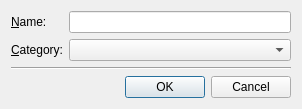
<ui version="4.0" >
 <comment>*********************************************************************
**
** Copyright (C) 2012 Digia Plc and/or its subsidiary(-ies).
** Contact: http://www.qt-project.org/legal
**
** This file is part of the Qt Designer of the Qt Toolkit.
**
** $QT_BEGIN_LICENSE:LGPL$
** Commercial License Usage
** Licensees holding valid commercial Qt licenses may use this file in
** accordance with the commercial license agreement provided with the
** Software or, alternatively, in accordance with the terms contained in
** a written agreement between you and Digia.  For licensing terms and
** conditions see http://qt.digia.com/licensing.  For further information
** use the contact form at http://qt.digia.com/contact-us.
**
** GNU Lesser General Public License Usage
** Alternatively, this file may be used under the terms of the GNU Lesser
** General Public License version 2.1 as published by the Free Software
** Foundation and appearing in the file LICENSE.LGPL included in the
** packaging of this file.  Please review the following information to
** ensure the GNU Lesser General Public License version 2.1 requirements
** will be met: http://www.gnu.org/licenses/old-licenses/lgpl-2.1.html.
**
** In addition, as a special exception, Digia gives you certain additional
** rights.  These rights are described in the Digia Qt LGPL Exception
** version 1.1, included in the file LGPL_EXCEPTION.txt in this package.
**
** GNU General Public License Usage
** Alternatively, this file may be used under the terms of the GNU
** General Public License version 3.0 as published by the Free Software
** Foundation and appearing in the file LICENSE.GPL included in the
** packaging of this file.  Please review the following information to
** ensure the GNU General Public License version 3.0 requirements will be
** met: http://www.gnu.org/copyleft/gpl.html.
**
**
** $QT_END_LICENSE$
**
*********************************************************************</comment>
 <class>SaveFormAsTemplate</class>
 <widget class="QDialog" name="SaveFormAsTemplate" >
  <property name="windowTitle" >
   <string>Save Form As Template</string>
  </property>
  <layout class="QVBoxLayout" >
   <item>
    <layout class="QFormLayout" >
     <item row="0" column="0" >
      <widget class="QLabel" name="label" >
       <property name="frameShape" >
        <enum>QFrame::NoFrame</enum>
       </property>
       <property name="frameShadow" >
        <enum>QFrame::Plain</enum>
       </property>
       <property name="text" >
        <string>&amp;Name:</string>
       </property>
       <property name="textFormat" >
        <enum>Qt::AutoText</enum>
       </property>
       <property name="buddy" >
        <cstring>templateNameEdit</cstring>
       </property>
      </widget>
     </item>
     <item row="0" column="1" >
      <widget class="QLineEdit" name="templateNameEdit" >
       <property name="minimumSize" >
        <size>
         <width>222</width>
         <height>0</height>
        </size>
       </property>
       <property name="text" >
        <string/>
       </property>
       <property name="echoMode" >
        <enum>QLineEdit::Normal</enum>
       </property>
      </widget>
     </item>
     <item row="1" column="0" >
      <widget class="QLabel" name="label_2" >
       <property name="frameShape" >
        <enum>QFrame::NoFrame</enum>
       </property>
       <property name="frameShadow" >
        <enum>QFrame::Plain</enum>
       </property>
       <property name="text" >
        <string>&amp;Category:</string>
       </property>
       <property name="textFormat" >
        <enum>Qt::AutoText</enum>
       </property>
       <property name="buddy" >
        <cstring>categoryCombo</cstring>
       </property>
      </widget>
     </item>
     <item row="1" column="1" >
      <widget class="QComboBox" name="categoryCombo" />
     </item>
    </layout>
   </item>
   <item>
    <widget class="QFrame" name="horizontalLine" >
     <property name="frameShape" >
      <enum>QFrame::HLine</enum>
     </property>
     <property name="frameShadow" >
      <enum>QFrame::Sunken</enum>
     </property>
    </widget>
   </item>
   <item>
    <widget class="QDialogButtonBox" name="buttonBox" >
     <property name="orientation" >
      <enum>Qt::Horizontal</enum>
     </property>
     <property name="standardButtons" >
      <set>QDialogButtonBox::Cancel|QDialogButtonBox::Ok</set>
     </property>
    </widget>
   </item>
  </layout>
 </widget>
 <resources/>
 <connections>
  <connection>
   <sender>buttonBox</sender>
   <signal>accepted()</signal>
   <receiver>SaveFormAsTemplate</receiver>
   <slot>accept()</slot>
   <hints>
    <hint type="sourcelabel" >
     <x>256</x>
     <y>124</y>
    </hint>
    <hint type="destinationlabel" >
     <x>113</x>
     <y>143</y>
    </hint>
   </hints>
  </connection>
  <connection>
   <sender>buttonBox</sender>
   <signal>rejected()</signal>
   <receiver>SaveFormAsTemplate</receiver>
   <slot>reject()</slot>
   <hints>
    <hint type="sourcelabel" >
     <x>332</x>
     <y>127</y>
    </hint>
    <hint type="destinationlabel" >
     <x>372</x>
     <y>147</y>
    </hint>
   </hints>
  </connection>
 </connections>
</ui>
